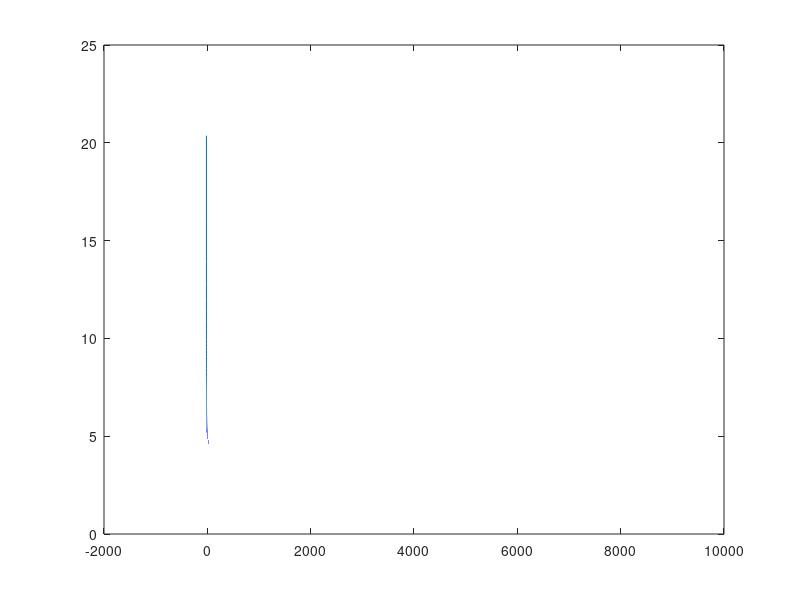

Recreate this plot in MATLAB. (Note: this script raises an error after producing the figure.)
%%

%%
clc, clear, close all

N = 64;

A = 5;
B = 1000;

% rng('default')

a = A*abs(rand(N,1));
b = B*abs(rand(N,1));

[~,amax] = max(a./b);

nu_max = a(amax)*(N^2) - b(amax);
nu_min = -min(b);
dnu= 0.01;

nu = nu_min:dnu:nu_max;

y = sqrt(a./(b+nu));

yf = sum(y,1);

plot(nu,yf)
hold on
yline(1)

%%
clc, clear, close all


all_params = initProblem();
di = all_params.Ti_c(:,1);
Bu = all_params.Bu;
Bh = all_params.Bh;

SNR_i   = all_params.SNR_i;
SNR_hs  = all_params.SNR_hs;
SNR_sg  = all_params.SNR_sg;

% SNR_i = all_params.Pi*all_params.Gih'/all_params.Pnh;
% 
% SNR_hs = all_params.Ph*all_params.Ghs/all_params.Pns;
% 
% SNR_sg = all_params.Ps*all_params.Gsg/all_params.Png;

c_t = 10000;
c_Bu = 0.001;
c_Bh = 0.005;
It = all_params.It;

beth = randomOnes(It, 0.5);
bets = max(randomOnes(It,0.25), beth);

figure
hold on
plot(beth)
plot(bets)


% rho_i = solve_rho_i(di, beth, Bu, SNR_i, c_t, c_Bu);
% 
% rho_B = solve_rho_H(di, bets, Bh, SNR_hs, SNR_sg, c_t, c_Bh)

[rho_i, rho_H] = solveBandwidth(all_params, beth, bets, c_t, c_Bu, c_Bh)


%%
clc, clear, close all

all_params = initProblem();
di = all_params.Ti_c(:,1);
Bu = all_params.Bu;
SNR_i = all_params.Pi*all_params.Giu'/all_params.Pnu;
c_t = 10000;
c_Bu = 0.001;

    ai      = (c_t*di/Bu).*(1./log2(1+SNR_i));    % Delay cost per unit bandwidth
    bi      = c_Bu*Bu;                  % Bandwidth cost per unit bandwidth
    
    I = length(di);

    % Check if optimal values are jointly feasible

    rho_opt_i = sum(sqrt(ai./bi));

    if rho_opt_i<=1
        rho_i = rho_opt_i;
        return;
    end

    % Bisection algorithm
    
    [~,amax] = max(ai./bi);
    nu_max = ai(amax)*(I^2) - bi;
    nu_min = 0;

    % Check maximum feasibility
    while 1
        if bi + nu_max <=0
            nu_min = -bi;
            nu_max = 0;
        end
        rho_max = sqrt(ai(amax)./( bi + nu_max ));

        if rho_max <1
            break;
        else
            nu_min = nu_max;
            nu_max = nu_max*2;
        end
        fprintf('Loop1\t rho_max = %f \t nu_max = %f\n', rho_max, nu_max)
        % pause
    end

    % Start bisection loop
    Nn = 30;
    for nn=1:Nn
        nu = (nu_min + nu_max)/2;
        rho_bis_i = sum(sqrt(ai./(bi + nu)));
        if rho_bis_i < 1
            nu_max = nu;
        else
            nu_min = nu;
        end
        % fprintf('Loop2\n')
    end
